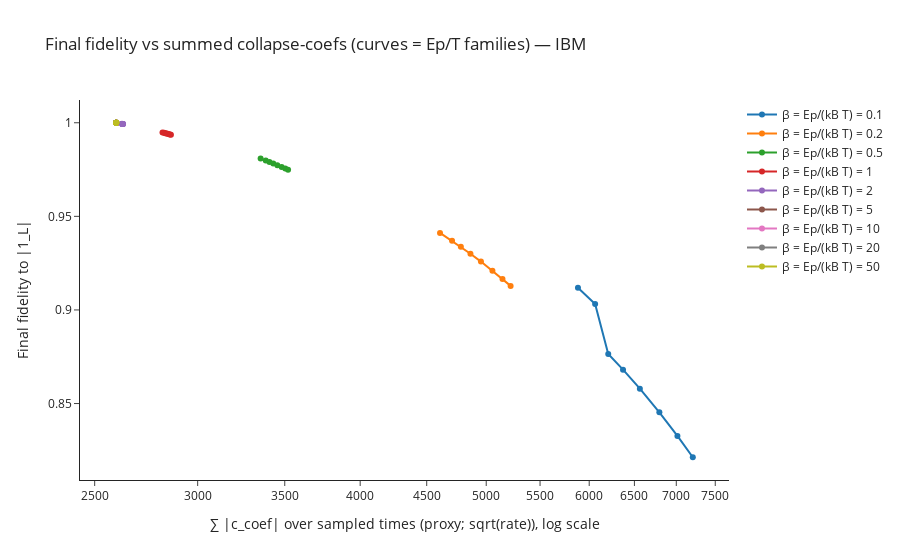

The notebook cell this image was saved under:
### Code cell
# --- Reduced-grid Ep/T sweep (platform-correct β→Ep mapping, labeled plots) ---

# Use platform temperatures (Kelvin) and beta_vec (dimensionless Ep/(kB T))
T_vec   = temperatures.copy()
beta_ls = beta_vec.copy()

# sample ~10 times from t_list for speed
max_samples = 10
step = max(1, len(t_list) // max_samples)
sampled_t_list = t_list[::step]
if sampled_t_list[-1] != t_list[-1]:
    sampled_t_list = np.concatenate((sampled_t_list, [t_list[-1]]))

# Helper: kB T / ħ in simulator angular units
def kBT_over_hbar_platform(T_K):
    # base: rad/s
    val = (kB * float(T_K)) / hbar
    # convert to rad/µs for QuEra
    return val * (1e-6 if PLATFORM.lower() == "quera" else 1.0)

# Helper: Ep (angular) -> MHz for readability
def Ep_to_MHz(Ep_val):
    return (Ep_val/(2*np.pi)) / (1e6 if PLATFORM.lower() == "ibm" else 1.0)

results_by_beta = {}

for beta in beta_ls:
    sums_per_T = []
    fid_per_T  = []
    Ep_per_T   = []
    EpMHz_per_T= []

    for T in tqdm(T_vec, desc=f"β={beta}", leave=False):
        # ---- physics-correct mapping β → Ep ----
        Ep = beta * kBT_over_hbar_platform(T)     # angular units of the simulator
        Ep_per_T.append(Ep)
        EpMHz_per_T.append(Ep_to_MHz(Ep))

        # build H(t) with this Ep
        H_fun = make_H_func(Ep)

        # args for tracking helper (assumes c_ops_gen_new_with_tracking uses bose_einstein_N with Kelvin)
        args_loc = {
            'args_H': lambda tt, H_fun=H_fun: H_fun(tt),
            'n_qubits': n_qubits,
            'lambda_2': lambda_2,
            'T': float(T)  # Kelvin, consistent with bose_einstein_N
        }

        # 1) accumulate a proxy: sum of |c_coef| over sampled times (dimension: sqrt(rate))
        sum_coefs = 0.0
        try:
            for tt in sampled_t_list:
                cct = c_ops_gen_new_with_tracking(tt, args_loc)
                if isinstance(cct, dict):
                    for key, vals in cct.items():
                        # only transitions starting from ground index 0 (optional filter)
                        try:
                            if key[0] != 0:
                                continue
                        except Exception:
                            pass
                        if isinstance(vals, (list, tuple, np.ndarray)):
                            sum_coefs += float(np.nansum(np.abs(np.asarray(vals, dtype=float))))
                        else:
                            try:
                                sum_coefs += float(abs(vals))
                            except Exception:
                                pass
                elif isinstance(cct, (list, tuple, np.ndarray)):
                    sum_coefs += float(np.nansum(np.abs(np.asarray(cct, dtype=float))))
        except Exception:
            sum_coefs = np.nan

        sums_per_T.append(sum_coefs)

        # 2) piecewise open-system propagation on sampled grid
        rho = logical_zero * logical_zero.dag()
        prev_time = float(sampled_t_list[0])
        final_fid = np.nan
        try:
            for dt in sampled_t_list[1:]:
                t_mid = 0.5 * (prev_time + float(dt))
                try:
                    c_ops_segment = c_ops_gen_thermal(t_mid, H_fun, n_qubits, lambda_2, float(T))
                except Exception:
                    c_ops_segment = None

                t_steps = [prev_time, float(dt)]
                opts = Options(store_states=True, nsteps=10000, rtol=1e-7, atol=1e-9)
                try:
                    res = mesolve(H_fun, rho, t_steps, c_ops=c_ops_segment, args=None,
                                  e_ops=[logical_zero*logical_zero.dag(), logical_one*logical_one.dag()],
                                  options=opts)
                except Exception:
                    # fallback (unitary segment)
                    res = mesolve(H_fun, rho, t_steps, c_ops=None, args=None,
                                  e_ops=[logical_zero*logical_zero.dag(), logical_one*logical_one.dag()],
                                  options=opts)

                prev_time = float(dt)
                rho = res.states[-1]

            final_fid = float((rho1 * rho).tr().real)
        except Exception:
            final_fid = np.nan

        fid_per_T.append(final_fid)

    results_by_beta[beta] = {
        "T": np.array(T_vec, dtype=float),
        "Ep": np.array(Ep_per_T, dtype=float),
        "Ep_MHz": np.array(EpMHz_per_T, dtype=float),
        "sum_coefs": np.array(sums_per_T, dtype=float),
        "fid": np.array(fid_per_T, dtype=float),
    }

# ---- Plot: final fidelity vs summed collapse-coefs (one curve per β), platform-aware labels ----
fig1 = go.Figure()
for beta, data in results_by_beta.items():
    x = data["sum_coefs"]
    y = data["fid"]
    valid = np.isfinite(x) & np.isfinite(y)
    if np.any(valid):
        order = np.argsort(x[valid])
        fig1.add_trace(go.Scatter(
            x=x[valid][order], y=y[valid][order],
            mode='lines+markers',
            name=f"β = Ep/(kB T) = {beta:g}"
        ))
fig1.update_xaxes(title_text='∑ |c_coef| over sampled times (proxy; sqrt(rate)), log scale', type='log')
fig1.update_yaxes(title_text='Final fidelity to |1_L|')
fig1.update_layout(
    title=f'Final fidelity vs summed collapse-coefs (curves = Ep/T families) — {PLATFORM.upper()}',
    template='simple_white'
)
fig1.show()

# ---- Optional: quick table so you see Ep values in MHz for each (β, T) ----
for beta, data in results_by_beta.items():
    print(f"\nβ = {beta}:")
    for T, Ep_val, EpMHz, s, f in zip(data["T"], data["Ep"], data["Ep_MHz"], data["sum_coefs"], data["fid"]):
        unit = "rad/s" if PLATFORM.lower()=="ibm" else "rad/µs"
        print(f"  T={T:.3g} K | Ep={Ep_val:.3e} {unit} (~{EpMHz:.3g} MHz) | sum_coef={s:.3e} | fid={f if np.isfinite(f) else 'nan'}")

# Expose for later
globals()['results_by_beta'] = results_by_beta
print('\nDone: reduced-grid Ep/T sweep complete with platform-correct β→Ep mapping.')

### Figure 1 — Plotly figure (JSON) as saved in the notebook; plotly's stock layout.template omitted (floating-point values rounded to 4 significant figures)
{"data": [{"mode": "lines+markers", "name": "β = Ep/(kB T) = 0.1", "type": "scatter", "x": [5882.0, 6063.0, 6206.0, 6370.0, 6563.0, 6793.0, 7014.0, 7208.0], "y": [0.9119, 0.9031, 0.8765, 0.8681, 0.858, 0.8453, 0.8327, 0.8213]}, {"mode": "lines+markers", "name": "β = Ep/(kB T) = 0.2", "type": "scatter", "x": [4607.0, 4706.0, 4780.0, 4862.0, 4953.0, 5055.0, 5146.0, 5221.0], "y": [0.9411, 0.9369, 0.9337, 0.93, 0.9258, 0.921, 0.9166, 0.9129]}, {"mode": "lines+markers", "name": "β = Ep/(kB T) = 0.5", "type": "scatter", "x": [3354.0, 3384.0, 3406.0, 3430.0, 3454.0, 3481.0, 3503.0, 3521.0], "y": [0.9809, 0.9798, 0.979, 0.9782, 0.9773, 0.9764, 0.9756, 0.9749]}, {"mode": "lines+markers", "name": "β = Ep/(kB T) = 1", "type": "scatter", "x": [2819.0, 2827.0, 2833.0, 2839.0, 2845.0, 2852.0, 2857.0, 2861.0], "y": [0.9949, 0.9946, 0.9944, 0.9943, 0.9941, 0.9939, 0.9937, 0.9936]}, {"mode": "lines+markers", "name": "β = Ep/(kB T) = 2", "type": "scatter", "x": [2624.0, 2625.0, 2626.0, 2626.0, 2627.0, 2628.0, 2628.0, 2629.0], "y": [0.9994, 0.9994, 0.9994, 0.9993, 0.9993, 0.9993, 0.9993, 0.9993]}, {"mode": "lines+markers", "name": "β = Ep/(kB T) = 5", "type": "scatter", "x": [2597.0, 2597.0, 2597.0, 2597.0, 2597.0, 2597.0, 2597.0, 2597.0], "y": [1.0, 1.0, 1.0, 1.0, 1.0, 1.0, 1.0, 1.0]}, {"mode": "lines+markers", "name": "β = Ep/(kB T) = 10", "type": "scatter", "x": [2597.0, 2597.0, 2597.0, 2597.0, 2597.0, 2597.0, 2597.0, 2597.0], "y": [1.0, 1.0, 1.0, 1.0, 1.0, 1.0, 1.0, 1.0]}, {"mode": "lines+markers", "name": "β = Ep/(kB T) = 20", "type": "scatter", "x": [2597.0, 2597.0, 2597.0, 2597.0, 2597.0, 2597.0, 2597.0, 2597.0], "y": [1.0, 1.0, 1.0, 1.0, 1.0, 1.0, 1.0, 1.0]}, {"mode": "lines+markers", "name": "β = Ep/(kB T) = 50", "type": "scatter", "x": [2597.0, 2597.0, 2597.0, 2597.0, 2597.0, 2597.0, 2597.0, 2597.0], "y": [1.0, 1.0, 1.0, 1.0, 1.0, 1.0, 1.0, 1.0]}], "layout": {"title": {"text": "Final fidelity vs summed collapse-coefs (curves = Ep/T families) — IBM"}, "xaxis": {"title": {"text": "∑ |c_coef| over sampled times (proxy; sqrt(rate)), log scale"}, "type": "log"}, "yaxis": {"title": {"text": "Final fidelity to |1_L|"}}}}
